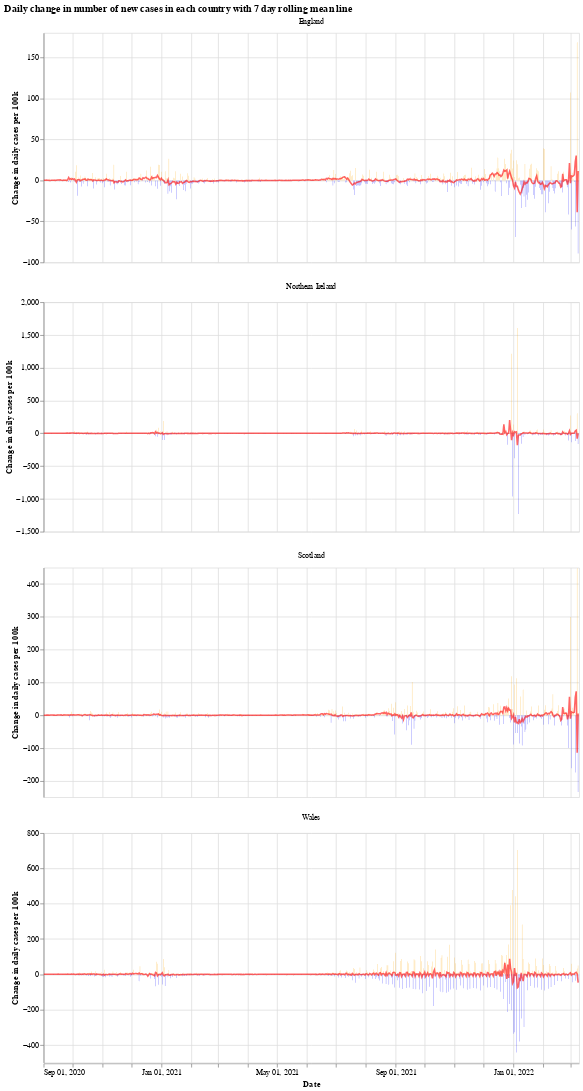

Source (notebook cell):
### Markdown cell above
We will use the Python library `Altair` for visualising the data, see the [altair docs](https://altair-viz.github.io/) for more information.

First we have a graph which shows the daily change in the number of new cases for each country. This number jumps up and down all over the place, which is likely due to delay in reporting of new cases over the weekend. Another interesting thing is that it looks like the daily cases in Wales experienced a much shorter period of calm over the summer (calm in the sense of daily cases not jumping up and down).

The orange bars are days when the number of new cases (per 100k population) was more than the previous day, while the blue are days when the number of new cases dropped. The red line is the 7 day moving average. 

When the moving average line is below 0, it means that there is a consistent drop in new cases. We can see this clearly happening around the times that lockdowns were introduced (though, to varying degrees). I will update the graphs soon with a marker of when each lockdown started.

### Code cell
# collapse
import altair as alt

bars = alt.Chart(uk_cases).mark_bar().encode(
    x=alt.X("yearmonthdate(date):T", axis=alt.Axis(title='Date')),
    y=alt.Y("casesChangeRate:Q", axis=alt.Axis(title='Change in daily cases per 100k')),
    tooltip='casesChange',
    color=alt.condition(
        alt.datum.casesChangeRate > 0,
        alt.value("orange"),  # The positive color
        alt.value("blue")  # The negative color
    )
).properties(title='Daily change in number of new cases with 7 day rolling mean',width=700).interactive()

line = alt.Chart(uk_cases).mark_line(
    color='red',
    size=2,
    opacity=0.6
).transform_window(
    rolling_mean='mean(casesChangeRate)',
    frame=[0, 7],
    groupby=['areaName']
).encode(
    x='yearmonthdate(date):T',
    y='rolling_mean:Q'
)

alt.layer(bars, line, data=uk_cases).facet(alt.Column(
    'areaName', title=''), columns=1).resolve_scale(y='independent').properties(title='Daily change in number of new cases in each country with 7 day rolling mean line')

### Figure 1 — Vega-Lite specification as saved in the notebook (floating-point values rounded to 4 significant figures; data arrays with more than 128 entries replaced by an {"elided": "..."} marker saying what was removed)
{"config": {"view": {"continuousWidth": 400, "continuousHeight": 300}}, "data": {"name": "data-d22448454590024870c3162324926d8f"}, "facet": {"type": "nominal", "field": "areaName", "title": ""}, "spec": {"layer": [{"mark": "bar", "encoding": {"color": {"condition": {"value": "orange", "test": "(datum.casesChangeRate > 0)"}, "value": "blue"}, "tooltip": {"type": "quantitative", "field": "casesChange"}, "x": {"type": "temporal", "axis": {"title": "Date"}, "field": "date", "timeUnit": "yearmonthdate"}, "y": {"type": "quantitative", "axis": {"title": "Change in daily cases per 100k"}, "field": "casesChangeRate"}}, "selection": {"selector001": {"type": "interval", "bind": "scales", "encodings": ["x", "y"]}}, "title": "Daily change in number of new cases with 7 day rolling mean", "width": 700}, {"mark": {"type": "line", "color": "red", "opacity": 0.6, "size": 2}, "encoding": {"x": {"type": "temporal", "field": "date", "timeUnit": "yearmonthdate"}, "y": {"type": "quantitative", "field": "rolling_mean"}}, "transform": [{"window": [{"op": "mean", "field": "casesChangeRate", "as": "rolling_mean"}], "frame": [0, 7], "groupby": ["areaName"]}]}]}, "columns": 1, "resolve": {"scale": {"y": "independent"}}, "title": "Daily change in number of new cases in each country with 7 day rolling mean line", "$schema": "https://vega.github.io/schema/vega-lite/v4.8.1.json", "datasets": {"data-d22448454590024870c3162324926d8f": {"elided": "2220 records"}}}
